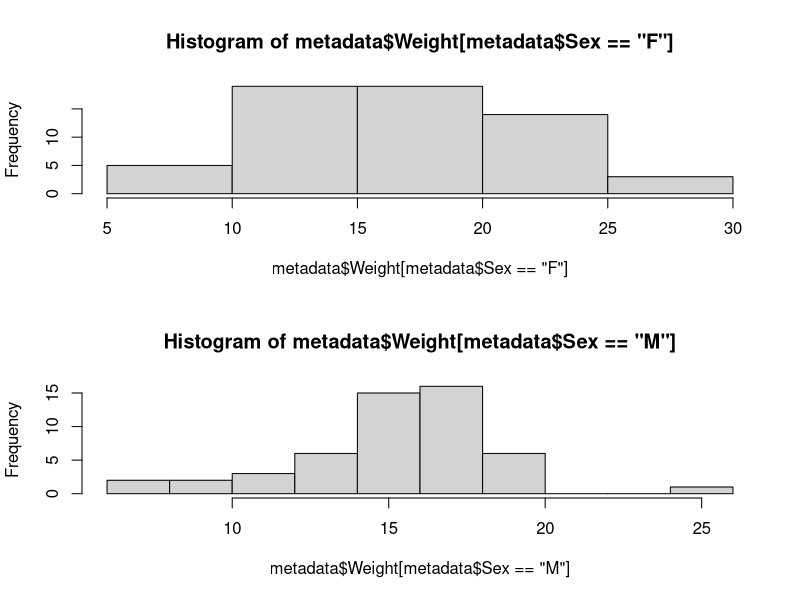
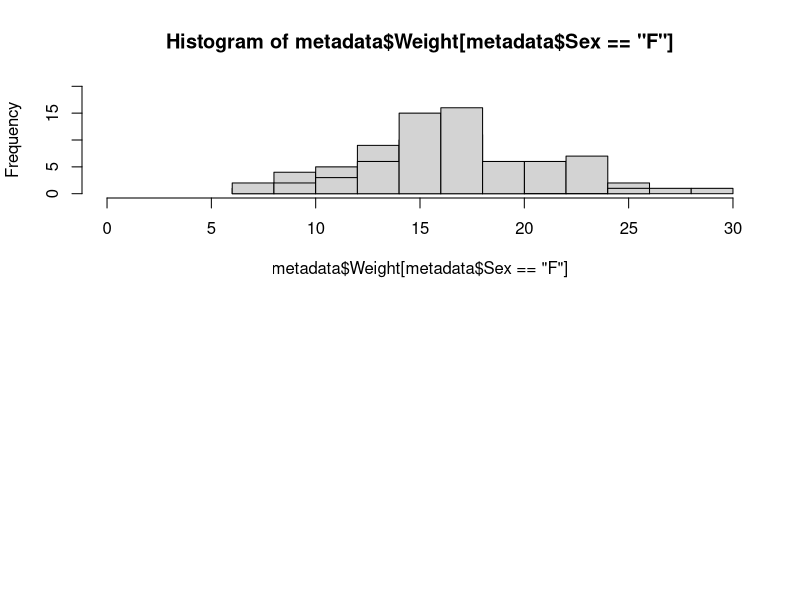
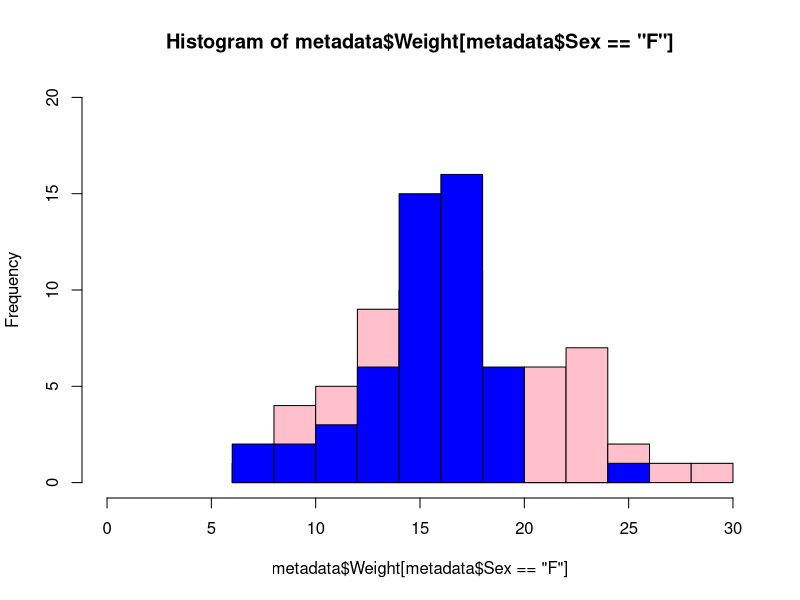
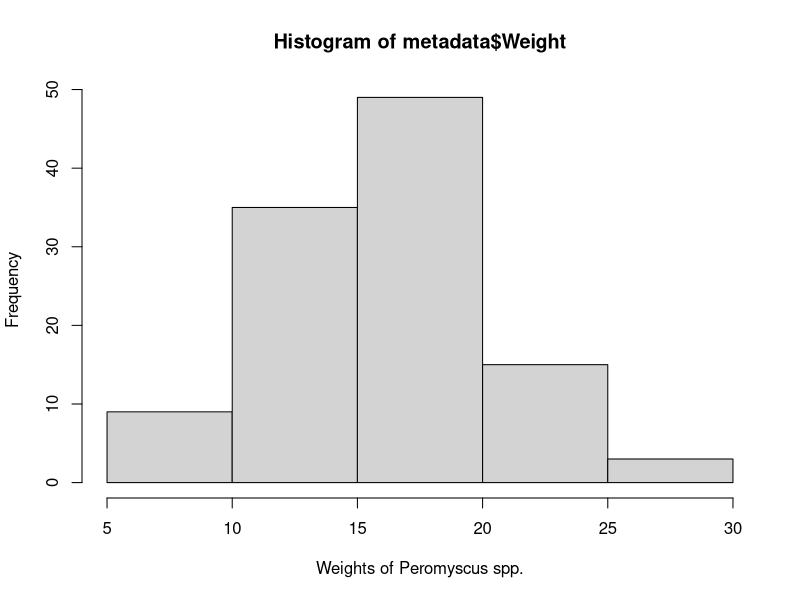
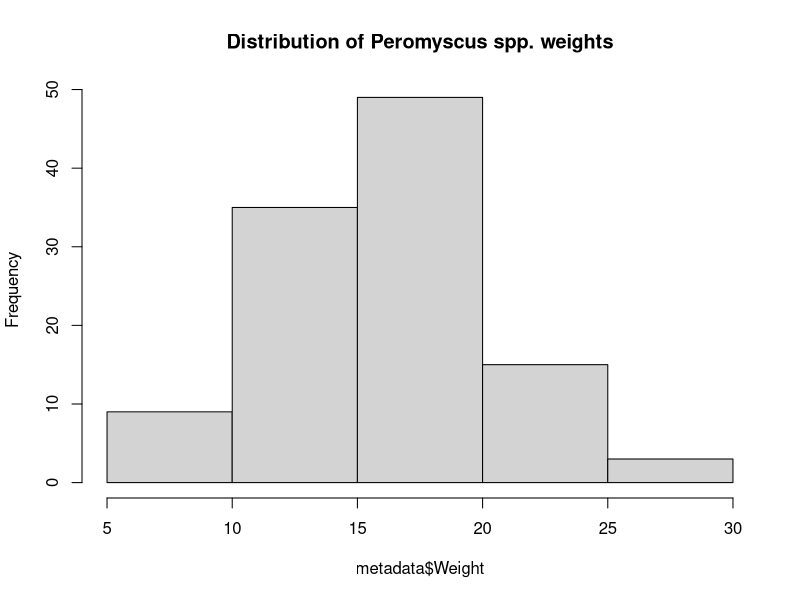
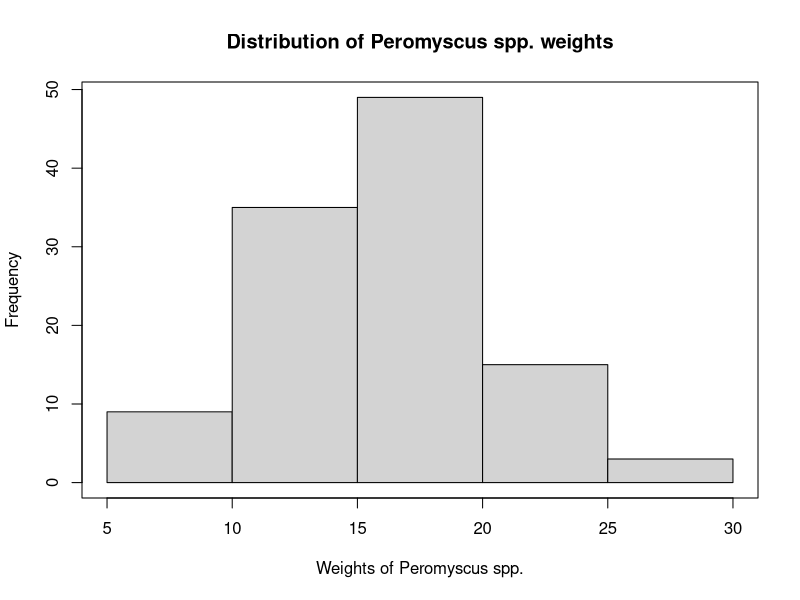
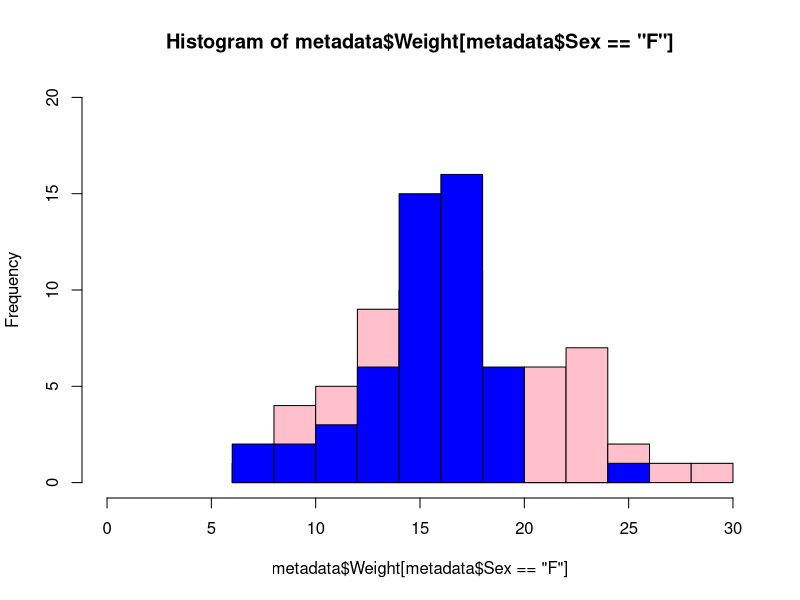
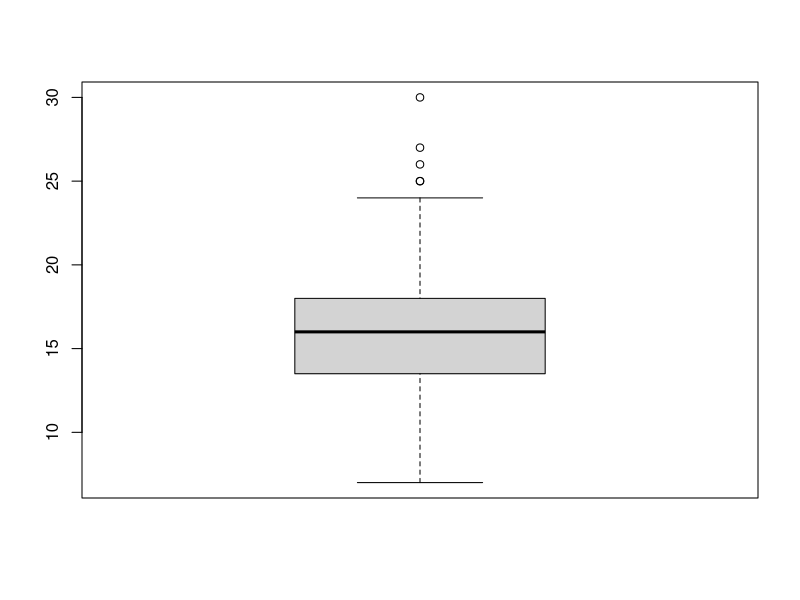

These figures' R source, in order:
## ---- chunk 1
library(knitr)
opts_chunk$set(eval = FALSE)
opts_chunk$set(echo = TRUE)
opts_chunk$set(tidy = TRUE)
## ---- chunk 2
metadata <- read.table(file="wild.metadata.txt", header=T)
rownames(metadata) <- metadata$Group
metadata <- metadata[,-1]
## ---- chunk 3
	par(mfrow=c(2,1))	# make two plotting windows
	hist(metadata$Weight[metadata$Sex=="F"])
	hist(metadata$Weight[metadata$Sex=="M"])
	par(mfrow=c(1,1))	# return to one plotting window

	par(mfrow=c(2,1))
	hist(metadata$Weight[metadata$Sex=="F"], breaks=10, ylim=c(0,20), xlim=c(0,30))
	hist(metadata$Weight[metadata$Sex=="M"], breaks=10, ylim=c(0,20), xlim=c(0,30), add=T)
	par(mfrow=c(1,1))
## ---- chunk 4
hist(metadata$Weight[metadata$Sex=="F"], breaks=10, ylim=c(0,20), xlim=c(0,30), col="pink")
hist(metadata$Weight[metadata$Sex=="M"], breaks=10, col="blue", add=T)
## ---- chunk 5
hist(metadata$Weight, xlab="Weights of Peromyscus spp.")
## ---- chunk 6
hist(metadata$Weight, main="Distribution of Peromyscus spp. weights")
## ---- chunk 7
hist(metadata$Weight, main="Distribution of Peromyscus spp. weights", xlab="Weights of Peromyscus spp.")
box()
## ---- chunk 8
m.hist <- hist(metadata$Weight[metadata$Sex=="F"], breaks=10, ylim=c(0,20), xlim=c(0,30), col="pink")
f.hist <- hist(metadata$Weight[metadata$Sex=="M"], breaks=10, col="blue", add=T)
## ---- chunk 9
boxplot(metadata$Weight)	#	min, 25%tile, Median, 75%tile, max, outliers
boxplot(metadata$Weight[metadata$Sex=="F"],metadata$Weight[metadata$Sex=="M"])
boxplot(metadata$Weight~metadata$Sex)
## ---- chunk 10
	stripchart(metadata$Weight)
	stripchart(metadata$Weight, method="jitter")
	stripchart(metadata$Weight~metadata$Sex, method="jitter")
	stripchart(metadata$Weight~metadata$Sex, method="jitter", vertical=T)
	stripchart(metadata$Weight~metadata$Sex, method="jitter", jitter=0.02, vertical=T)
	stripchart(metadata$Weight~metadata$Sex, method="jitter", jitter=0.02, vertical=T, pch=19)
## ---- chunk 11
stripchart(metadata$Weight~metadata$Sex, method="jitter", jitter=0.02, vertical=T, pch=c(18,19), col=c("red", "blue"))
